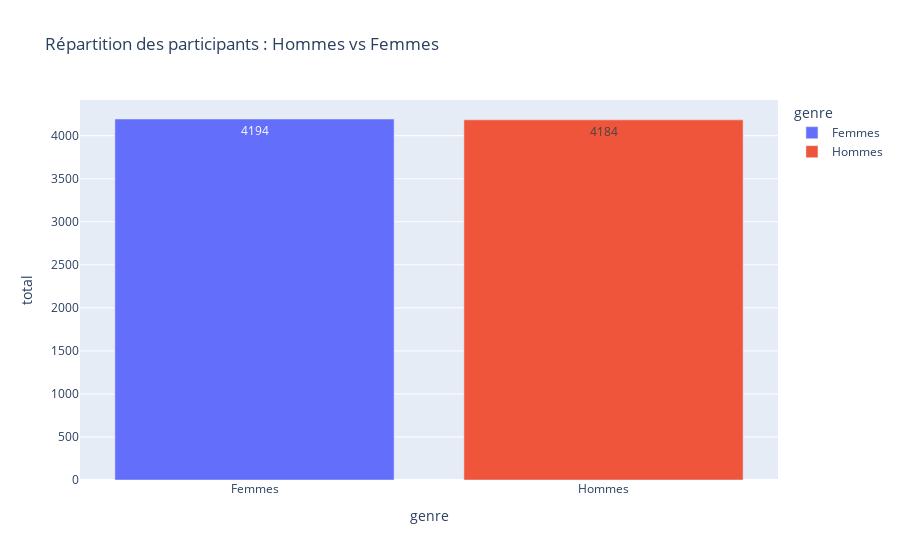
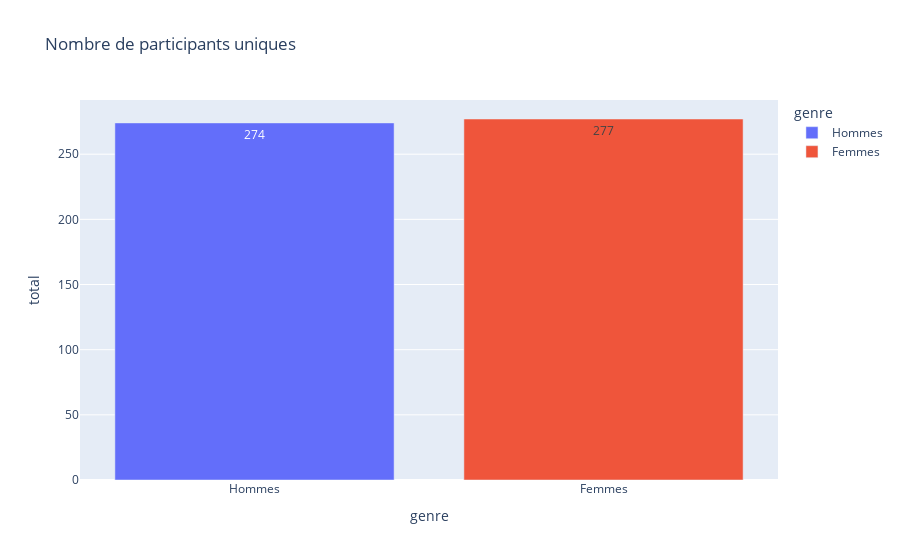

Write notebook code for charts like these, in order.
### Markdown cell above
### Répartition Hommes / Femmes

### Code cell
df['gender_distinct'] = df['gender'].map({0: 'Hommes', 1: 'Femmes'})

gender_counts = df['gender_distinct'].value_counts().reset_index()
gender_counts.columns = ['genre', 'total']

fig = px.bar(
    gender_counts,
    x='genre',
    y='total',
    text='total',  # Affiche le nombre au-dessus des barres
    title='Répartition des participants : Hommes vs Femmes',
    color='genre'
)
fig.show()

# nombre exact de participants uniques
unique_iid_counts = df.groupby('gender')['iid'].nunique().reset_index()
unique_iid_counts.columns = ['genre', 'total']
# Mapper les valeurs 0/1 en labels
unique_iid_counts['genre'] = unique_iid_counts['genre'].map({0: 'Hommes', 1: 'Femmes'})

fig = px.bar(
    unique_iid_counts,
    x='genre',
    y='total',
    text='total',
    title="Nombre de participants uniques",
    color='genre'
)
fig.show()

### Figure 1 — Plotly figure (JSON) as saved in the notebook; plotly's stock layout.template omitted (floating-point values rounded to 4 significant figures)
{"data": [{"alignmentgroup": "True", "hovertemplate": "genre=%{x}<br>total=%{text}<extra></extra>", "legendgroup": "Femmes", "marker": {"color": "#636efa", "pattern": {"shape": ""}}, "name": "Femmes", "offsetgroup": "Femmes", "orientation": "v", "showlegend": true, "text": [4194], "textposition": "auto", "type": "bar", "x": ["Femmes"], "xaxis": "x", "y": [4194], "yaxis": "y"}, {"alignmentgroup": "True", "hovertemplate": "genre=%{x}<br>total=%{text}<extra></extra>", "legendgroup": "Hommes", "marker": {"color": "#EF553B", "pattern": {"shape": ""}}, "name": "Hommes", "offsetgroup": "Hommes", "orientation": "v", "showlegend": true, "text": [4184], "textposition": "auto", "type": "bar", "x": ["Hommes"], "xaxis": "x", "y": [4184], "yaxis": "y"}], "layout": {"barmode": "relative", "legend": {"title": {"text": "genre"}, "tracegroupgap": 0}, "title": {"text": "Répartition des participants : Hommes vs Femmes"}, "xaxis": {"anchor": "y", "categoryarray": ["Femmes", "Hommes"], "categoryorder": "array", "domain": [0, 1], "title": {"text": "genre"}}, "yaxis": {"anchor": "x", "domain": [0, 1], "title": {"text": "total"}}}}

### Figure 2 — Plotly figure (JSON) as saved in the notebook; plotly's stock layout.template omitted (floating-point values rounded to 4 significant figures)
{"data": [{"alignmentgroup": "True", "hovertemplate": "genre=%{x}<br>total=%{text}<extra></extra>", "legendgroup": "Hommes", "marker": {"color": "#636efa", "pattern": {"shape": ""}}, "name": "Hommes", "offsetgroup": "Hommes", "orientation": "v", "showlegend": true, "text": [274], "textposition": "auto", "type": "bar", "x": ["Hommes"], "xaxis": "x", "y": [274], "yaxis": "y"}, {"alignmentgroup": "True", "hovertemplate": "genre=%{x}<br>total=%{text}<extra></extra>", "legendgroup": "Femmes", "marker": {"color": "#EF553B", "pattern": {"shape": ""}}, "name": "Femmes", "offsetgroup": "Femmes", "orientation": "v", "showlegend": true, "text": [277], "textposition": "auto", "type": "bar", "x": ["Femmes"], "xaxis": "x", "y": [277], "yaxis": "y"}], "layout": {"barmode": "relative", "legend": {"title": {"text": "genre"}, "tracegroupgap": 0}, "title": {"text": "Nombre de participants uniques"}, "xaxis": {"anchor": "y", "categoryarray": ["Hommes", "Femmes"], "categoryorder": "array", "domain": [0, 1], "title": {"text": "genre"}}, "yaxis": {"anchor": "x", "domain": [0, 1], "title": {"text": "total"}}}}
